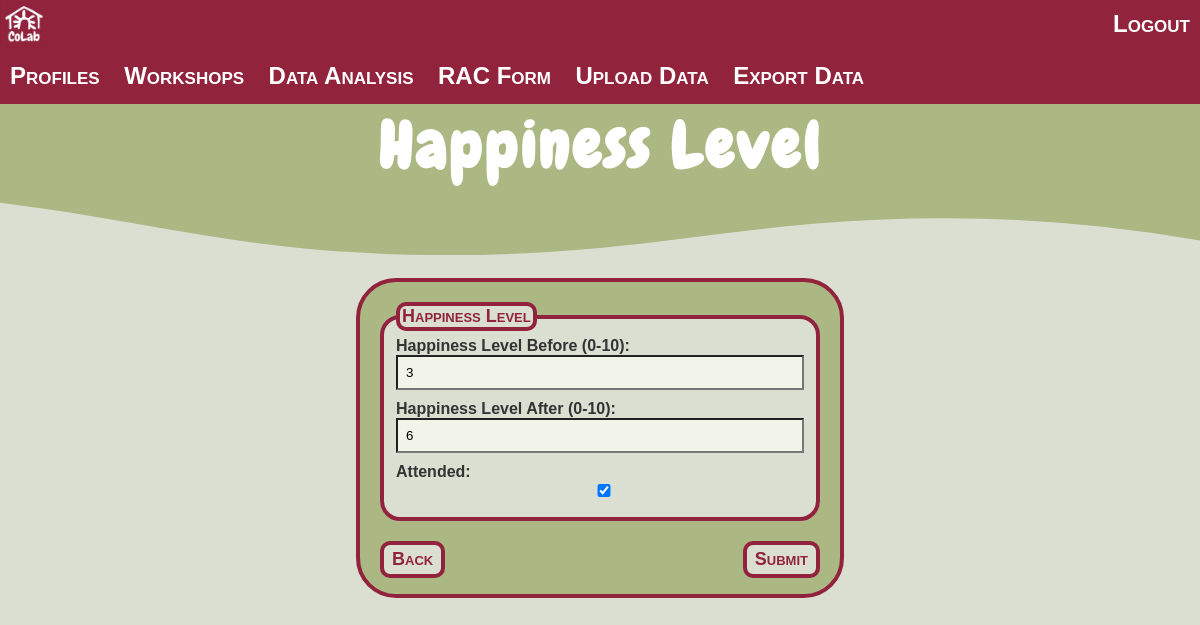
Page /happiness/385/3/ (signed in) on the committed database.
### base/models.py (models this page shows)
class Happiness(models.Model):
    profile = models.ForeignKey(Profile,on_delete=models.CASCADE)
    workshop = models.ForeignKey(Workshop,on_delete=models.CASCADE)
    before = models.IntegerField(validators=[MaxValueValidator(10),MinValueValidator(0)],null=True,blank=True)
    after = models.IntegerField(validators=[MaxValueValidator(10),MinValueValidator(0)],null=True,blank=True)
    attended = models.BooleanField()

### base/views.py (the view, shortened to what this page needs)
# urls.py: path('happiness/<str:profileId>/<str:workshopId>/', views.editHappiness, name='editHappiness'),
@login_required(login_url='/login')
def editHappiness(request,profileId,workshopId):
    profile = Profile.objects.get(id=profileId)
    workshop = Workshop.objects.get(id=workshopId)
    happiness = Happiness.objects.filter(profile=profile,workshop=workshop)
    if happiness:
        ins = Happiness.objects.get(profile=profile, workshop=workshop)
        print(ins.before)
        form = EditHappinessForm(request.POST or None, instance=ins)
    else:
        form = EditHappinessForm(request.POST or None)
    context = {'form':form}
    return render(request,'base/editHappiness.html',context)

### base/forms.py
class EditHappinessForm(ModelForm):
    class Meta:
        model = Happiness
        fields = ['__all__']
        fields = '__all__'
        exclude = ('profile','workshop')

### base/templates/base/editHappiness.html (shortened to what this page needs)
{% extends 'main.html' %}
{% load static %}
{% block additional_css %}
    <link rel="stylesheet" href="{% static '/css/rac.css' %}">
{% endblock %}
{% block content %}
<div class="title">
    <h1>Happiness Level</h1>
</div>
<div class="wave">
</div>
<div class="container">
    <div class="main-body">
        <form method="post">
            <fieldset>
                <legend>Happiness Level</legend>
                <label for="{{ form.referredTo.id_for_label }}">
                    Happiness Level Before (0-10):
                </label>
                <div>
                    {{form.before}}
                </div>
                <label for="{{ form.referredTo.id_for_label }}">
                    Happiness Level After (0-10):
                </label>
                <div>
                    {{form.after}}
                </div>
                <label for="{{ form.referredTo.id_for_label }}">
                    Attended:
                </label>
                <div>
                    {{form.attended}}
                </div>
            </fieldset>
            <div class="bottom-btns">
                <a href ="{{request.META.HTTP_REFERER}}" class="back-like btn">Back</a>
                <button type="submit" class="submit-like btn">Submit</button>
            </div>
        </form>
    </div>
</div>
{% endblock %}

### base/static/css/main.css (style rules this page uses)
body { font-family: 'Arial', sans-serif; background-color: #DBDFD2; color: #333; margin: 0; padding: 0; box-sizing: border-box; }

### base/static/css/rac.css (style rules this page uses)
h1 { font-family: 'Chewy-Regular', sans-serif; font-size: 64px; letter-spacing: 0.05em; margin: 0; padding: 0; }
.title { width: 100%; text-align: center; margin: 0; padding: 0; background-color: #ABB883; color: #fff; position: relative; }
.wave { position: absolute; width: 100%; overflow: hidden; line-height: 0; transform: rotate(180deg); }
.wave svg { position: relative; display: block; width: calc(121% + 1.3px); height: 68px; }
.container { display: flex; justify-content: center; position: relative; }
.main-body { margin-top: 90px; width: 40%; background-color: #ABB883; border: #91233C 4px solid; border-radius: 40px; display:block; flex-direction: column; align-items: center; justify-content: center; margin-bottom: 40px; }
fieldset { margin: 20px; border: #91233C 4px solid; border-radius: 20px; background-color: #DBDFD2; }
legend { border: #91233C 4px solid; border-radius: 10px; background-color: #DBDFD2; font-family: Arial, Helvetica, sans-serif; font-size: 18px; background-color: #DBDFD2; color: #91233C; font-weight: 700; text-decoration: none solid rgb(68, 68, 68); font-variant: small-caps; }
label { margin-bottom: 5px; font-weight: bold; }
input, select, textarea { width: 100%; padding: 8px; box-sizing: border-box; margin-bottom: 10px; background-color: #f2f4ea; }
.btn { font-family: Arial, Helvetica, sans-serif; font-size: 18px; background-color: #DBDFD2; color: #91233C; font-weight: 700; text-decoration: none solid rgb(68, 68, 68); font-variant: small-caps; width: fit-content; height: fit-content; padding: 4px 8px; border: #91233C 4px solid; border-radius: 10px; display: inline-block; }
.bottom-btns { margin-bottom: 16px; display:flex; justify-content:space-between; }
.submit-like { margin-right: 20px; }
.back-like { margin-left: 20px; }

### base/static/css/navbar.css (style rules this page uses)
a { text-decoration: none; }

### rows in the picture
Happiness: before "3", after "6", attended "☑"
